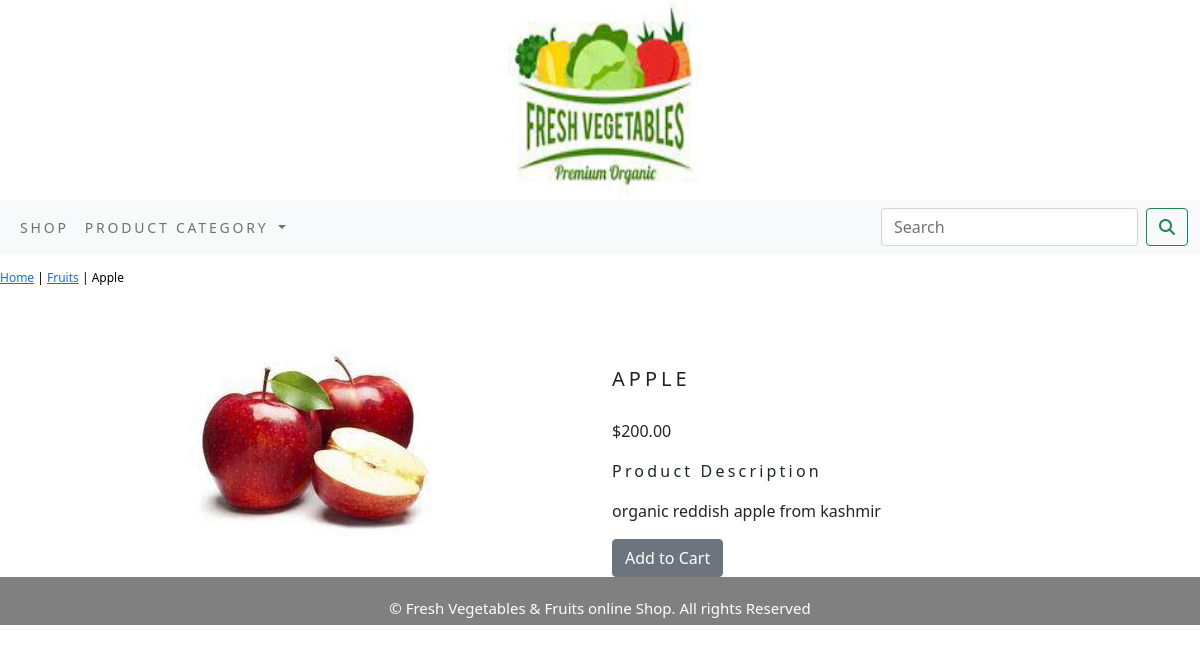
Page /shop/fruits/apple on the committed database.
### shopapp/models.py (models this page shows, shortened)
class Product(models.Model):
    name=models.CharField(max_length=250,unique=True)
    slug=models.SlugField(max_length=250,unique=True)
    description=models.TextField(blank=True)
    price=models.DecimalField(max_digits=10,decimal_places=2)
    category=models.ForeignKey(Category,on_delete=models.CASCADE)
    image=models.ImageField(upload_to='product',blank=True)
    stock=models.IntegerField()
    available=models.BooleanField(default=True)
    created=models.DateTimeField(auto_now_add=True)
    updated=models.DateTimeField(auto_now=True)
    class Meta:
        ordering=('name',)
        verbose_name='product'
        verbose_name_plural='products'

class Category(models.Model):
    name=models.CharField(max_length=250,unique=True)
    slug=models.SlugField(max_length=250,unique=True)
    description=models.TextField(blank=True)
    image=models.ImageField(upload_to='category',blank=True)
    class Meta:
        ordering=('name',)
        verbose_name='category'
        verbose_name_plural='categories'
    def get_url(self):
        return reverse('shopapp:products_by_category',args=[self.slug])
    def __str__(self):
        return '{}'.format(self.name)

### shopapp/views.py (the view)
# urls.py: path('<slug:c_slug>/<slug:product_slug>', views.proDetail, name='prodCatdetail'),
def proDetail(request,c_slug,product_slug):
    try:
        product=Product.objects.get(category__slug=c_slug,slug=product_slug)
    except Exception as e:
        raise e
    return render(request,'product.html',{'product':product})

### cart/context_processors.py (called while the page is built)
def counter(request):
    item_count=0
    if 'admin' in request.path:
        return {}
    else:
        try:
            cart=Cart.objects.filter(cart_id=_cart_id(request))
            car_items=CartItem.objects.all().filter(cart=cart[:1])
            for cart_item in car_items:
                item_count += cart_item.quantity
        except Cart.DoesNotExist:
            item_count=0
    return dict(item_count=item_count)

### cart/views.py (called while the page is built)
def _cart_id(request):
    cart=request.session.session_key
    if not cart:
        cart=request.session.create()
    return cart

### shopapp/context_processors.py (called while the page is built)
def menu_links(request):
    links= Category.objects.all()
    return dict(links=links)

### templates/product.html (shortened to what this page needs)
{% extends 'base.html' %}
{% load static %}
{% block content %}
<div class="row my_prod_row_class">
    <div class="mx_auto">
        <p><a href="{% url 'shopapp:AllProdCat' %}">Home</a> | <a href="{{product.category.get_url}}">{{product.category}}</a> | {{product.name}}</p>
    </div>
</div>
<div class="container">
<br>
<div class="row">
    <div class="col-12 col-sm-12 col-md-12 col-lg-6 text-center">
        <div style="min-width:18rem">
            <img src="{{product.image.url}}" alt="{{product.name}}">
        </div>
    </div>
        <div class="col-12 col-sm-12 col-md-12 col-lg-6">
            <div>
            <h1 class="my_prod_title">{{product.name}}</h1>
            <p>${{product.price}}</p>
            <p class="my_title">Product Description</p>
            <p class="text-justify my_prod_text">{{product.description}}</p>
            {% if product.stock <= 0 %}
            <p class="text-justify my_prod_text"><b>Out of Stock</b></p>
            {% else %}
            <a class="btn btn-secondary" href="{% url 'cart:add_cart' product.id %}">Add to Cart</a>
            {% endif %}
        </div>
            </div>
</div>
    </div>
{% endblock %}

### static/css/custom.css (style rules this page uses)
body { font-family:'Roboto', sans-serif; }
.my_title { font-size:16px; text_transform:uppercase; letter-spacing:.2em }
.my_prod_row_class { padding-top:15px; padding-bottom:20px; }
.my_prod_row_class .mx_auto { color:#000; font-size:12px; text-decoration:none; }
.my_prod_title { font-size:20px; text-transform:uppercase; letter-spacing:.2em; padding-top:20px; padding-bottom:20px; }
.my_prod_text { padding-right:20px; }

### rows in the picture
Product: category "Fruits", name "Apple", image (picture), name "APPLE", price "200.00", description "organic reddish apple from kashmir"
